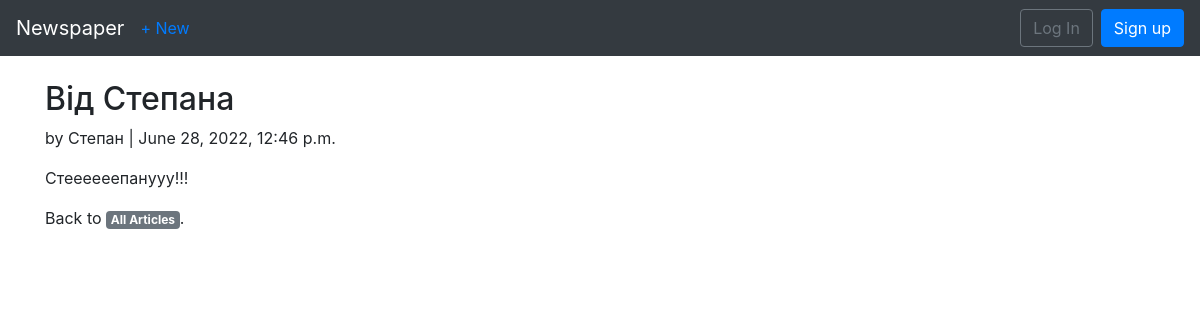
Page /article/3/ on the committed database.
### articles/models.py (models this page shows, shortened)
class Article(models.Model):
    title = models.CharField(max_length=260)
    body = models.TextField()
    date = models.DateTimeField(auto_now_add=True)
    author = models.ForeignKey(
        get_user_model(),
        on_delete=models.CASCADE
    )

### users/models.py (models this page shows)
class CustomUser(AbstractUser):
    age = models.PositiveIntegerField(null=True, blank=True)

### articles/views.py (the view)
# urls.py: path('<int:pk>/', ArticleDetailPageView.as_view(), name="article_detail"),
class ArticleDetailPageView(DetailView):
    model = Article
    template_name = "article_detail.html"
    context_object_name = "article"

### templates/article_detail.html (shortened to what this page needs)
{% extends 'base.html' %}
{% block content %}
    <div class="article-entry">
        <h2>{{ article.title }}</h2>
        <p>by {{ article.author }} | {{ article.date }}</p>
        <p>{{ article.body }}</p>
    </div>
    <p>Back to <a href="{% url 'articles' %}" class="badge badge-secondary">All Articles</a>.</p>
{% endblock content %}

### rows in the picture
Article: title "Від Степана", author "Степан", date "June 28, 2022, 12:46 p.m.", body "Стеееееепанyyy!!!"
